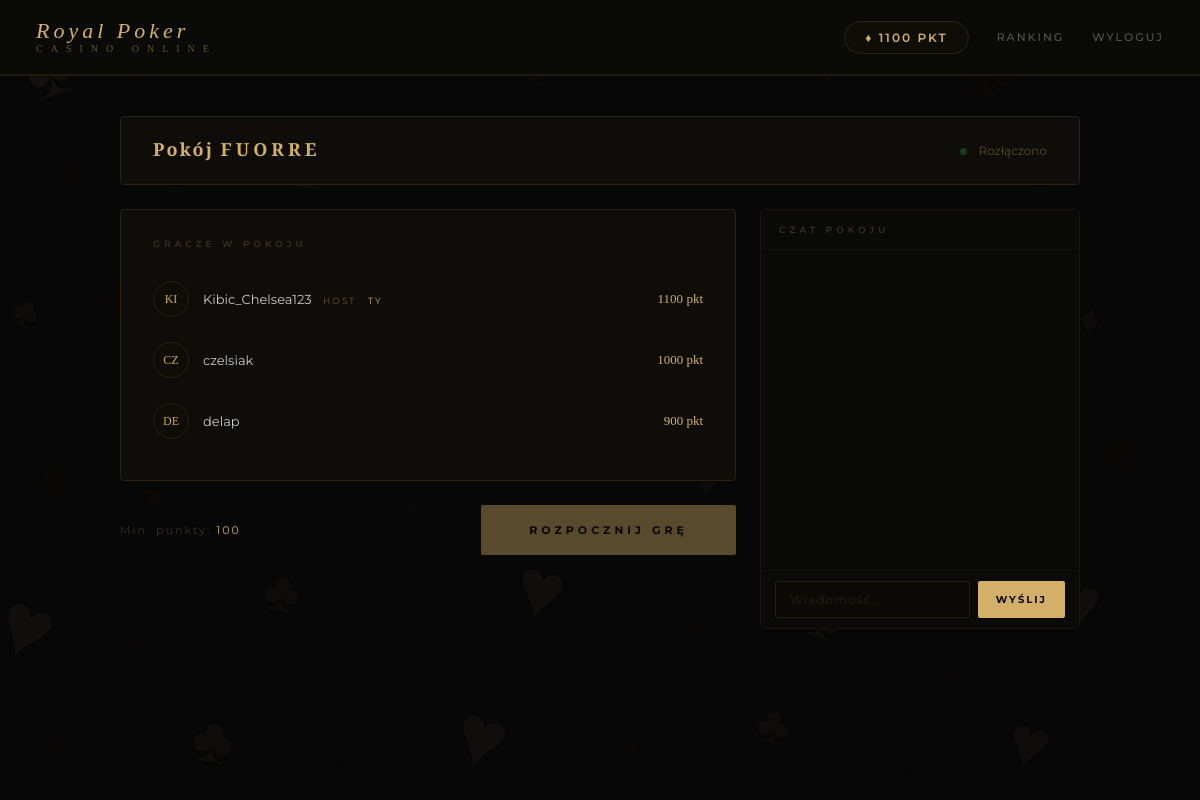
Screenshot of /lobby/pokoj/FUORRE/ (signed in) with the database file from the repository.
### accounts/models.py (models this page shows)
class Player(AbstractUser):
    points = models.IntegerField(default=1000)
    groups = models.ManyToManyField(
        'auth.Group',
        blank=True,
        related_name='player_set'
    )
    user_permissions = models.ManyToManyField(
        'auth.Permission',
        blank=True,
        related_name='player_set'
    )

### lobby/models.py (models this page shows, shortened)
class Room(models.Model):
    kod = models.CharField(max_length=6, unique=True)
    host = models.ForeignKey(Player, on_delete=models.CASCADE, related_name='hosted_rooms')
    gracze = models.ManyToManyField(Player, related_name='rooms', blank=True)
    max_graczy = models.IntegerField(default=6)
    min_punkty = models.IntegerField(default=100)
    aktywna = models.BooleanField(default=True)
    stworzona = models.DateTimeField(auto_now_add=True)

### lobby/views.py (the view)
# urls.py: path('pokoj/<str:kod>/', views.pokoj_view, name='pokoj'),
@login_required
def pokoj_view(request, kod):
    pokoj = get_object_or_404(Room, kod=kod, aktywna=True)
    gracz = Player.objects.get(pk=request.user.pk)
    if gracz not in pokoj.gracze.all():
        return redirect('dolacz')
    return render(request, 'lobby/pokoj.html', {'pokoj': pokoj})

### lobby/templates/lobby/pokoj.html (shortened to what this page needs)
{% extends 'base.html' %}
{% block content %}
<div style="max-width:960px;margin:0 auto;">
    <div class="card" style="padding:0;margin-bottom:24px;">
        <div style="padding:20px 32px;border-bottom:1px solid #111;display:flex;justify-content:space-between;align-items:center;">
            <div>
                <h2 style="font-size:18px;margin-bottom:2px;">Pokój <span style="font-family:'Playfair Display',serif;color:#d4af6a;letter-spacing:4px;">{{ pokoj.kod }}</span></h2>
            </div>
            <div style="font-size:12px;color:#5a4a28;">
                <span class="status-dot" id="status-dot"></span>
                <span id="status-tekst">Łączenie...</span>
            </div>
        </div>
    </div>
    <div class="pokoj-grid">
        <div>
            <div id="lobby">
                <div class="card" style="padding:28px 32px;">
                    <div style="font-size:9px;letter-spacing:4px;color:#3a3020;margin-bottom:20px;font-weight:600;">GRACZE W POKOJU</div>
                    <ul class="gracze-lista" id="gracze-lista">
                        {% for gracz in pokoj.gracze.all %}
                        <li class="gracz-row" data-username="{{ gracz.username }}">
                            <div class="gracz-avatar">{{ gracz.username|slice:":2"|upper }}</div>
                            <div style="flex:1;font-size:13px;color:#ccc;">
                                {{ gracz.username }}
                                {% if gracz == pokoj.host %}<span style="font-size:9px;letter-spacing:2px;color:#6a5525;margin-left:8px;">HOST</span>{% endif %}
                                {% if gracz == request.user %}<span style="font-size:9px;letter-spacing:2px;color:#d4af6a;margin-left:8px;">TY</span>{% endif %}
                            </div>
                            <div style="font-family:'Playfair Display',serif;font-size:13px;color:#d4af6a;">{{ gracz.points }} pkt</div>
                        </li>
                        {% endfor %}
                    </ul>
                </div>
                <div style="margin-top:16px;display:flex;justify-content:space-between;align-items:center;">
                    <div style="font-size:11px;color:#3a3020;letter-spacing:2px;">Min. punkty: <span style="color:#d4af6a;">{{ pokoj.min_punkty }}</span></div>
                    {% if pokoj.host == request.user %}
                    <button class="btn" id="btn-start" onclick="rozpocznijGre()" style="opacity:0.4;cursor:not-allowed;">ROZPOCZNIJ GRĘ</button>
                    {% else %}
                    <div style="font-size:11px;color:#3a3020;letter-spacing:2px;">Czekaj na hosta...</div>
                    {% endif %}
                </div>
            </div>
        </div>
        <div class="czat-box">
            <div class="czat-naglowek">CZAT POKOJU</div>
            <div class="czat-wiadomosci" id="czat-wiadomosci"></div>
            <div class="czat-input-row">
                <input type="text" id="czat-input" placeholder="Wiadomość..." maxlength="200" onkeydown="if(event.key==='Enter') wyslijCzat()">
                <button class="btn" onclick="wyslijCzat()">WYŚLIJ</button>
            </div>
        </div>
    </div>
</div>
{% endblock %}

### templates/base.html (shortened to what this page needs)
<!DOCTYPE html>
<html lang="pl">
<head>
</head>
<body>
    <div class="suits-bg">
        <span style="font-size:88px;top:2%;left:2%;opacity:.055;color:#d4af6a;transform:rotate(-18deg)">♠</span>
        <span style="font-size:44px;top:5%;left:10%;opacity:.04;color:#8b2020;transform:rotate(12deg)">♥</span>
        <span style="font-size:26px;top:3%;left:20%;opacity:.03;color:#d4af6a;transform:rotate(-5deg)">♦</span>
        <span style="font-size:60px;top:1%;left:32%;opacity:.035;color:#8b2020;transform:rotate(22deg)">♣</span>
        <span style="font-size:32px;top:7%;left:44%;opacity:.025;color:#d4af6a;transform:rotate(-10deg)">♠</span>
        <span style="font-size:70px;top:2%;left:56%;opacity:.04;color:#8b2020;transform:rotate(8deg)">♥</span>
        <span style="font-size:38px;top:6%;left:68%;opacity:.03;color:#d4af6a;transform:rotate(-20deg)">♦</span>
        <span style="font-size:95px;top:1%;left:80%;opacity:.055;color:#8b2020;transform:rotate(15deg)">♣</span>
        <span style="font-size:28px;top:4%;left:92%;opacity:.03;color:#d4af6a;transform:rotate(-8deg)">♠</span>
        <span style="font-size:50px;top:18%;left:5%;opacity:.035;color:#8b2020;transform:rotate(25deg)">♦</span>
        <span style="font-size:22px;top:22%;left:14%;opacity:.025;color:#d4af6a;transform:rotate(-14deg)">♣</span>
        <span style="font-size:75px;top:15%;left:24%;opacity:.04;color:#d4af6a;transform:rotate(6deg)">♠</span>
        <span style="font-size:34px;top:20%;left:38%;opacity:.03;color:#8b2020;transform:rotate(-22deg)">♥</span>
        <span style="font-size:55px;top:16%;left:50%;opacity:.035;color:#d4af6a;transform:rotate(18deg)">♦</span>
        <span style="font-size:24px;top:24%;left:62%;opacity:.025;color:#8b2020;transform:rotate(-9deg)">♣</span>
        <span style="font-size:80px;top:14%;left:72%;opacity:.045;color:#d4af6a;transform:rotate(12deg)">♥</span>
        <span style="font-size:36px;top:19%;left:86%;opacity:.03;color:#8b2020;transform:rotate(-16deg)">♠</span>
        <span style="font-size:42px;top:36%;left:1%;opacity:.03;color:#d4af6a;transform:rotate(20deg)">♣</span>
        <span style="font-size:66px;top:32%;left:8%;opacity:.04;color:#8b2020;transform:rotate(-11deg)">♦</span>
        <span style="font-size:28px;top:40%;left:18%;opacity:.025;color:#d4af6a;transform:rotate(7deg)">♠</span>
        <span style="font-size:85px;top:30%;left:28%;opacity:.045;color:#8b2020;transform:rotate(-24deg)">♥</span>
        <span style="font-size:30px;top:38%;left:42%;opacity:.025;color:#d4af6a;transform:rotate(13deg)">♦</span>
        <span style="font-size:58px;top:33%;left:54%;opacity:.038;color:#8b2020;transform:rotate(-7deg)">♣</span>
        <span style="font-size:22px;top:42%;left:66%;opacity:.022;color:#d4af6a;transform:rotate(19deg)">♠</span>
        <span style="font-size:72px;top:29%;left:76%;opacity:.042;color:#8b2020;transform:rotate(-13deg)">♥</span>
        <span style="font-size:40px;top:37%;left:90%;opacity:.03;color:#d4af6a;transform:rotate(9deg)">♦</span>
        <span style="font-size:62px;top:55%;left:3%;opacity:.038;color:#8b2020;transform:rotate(-17deg)">♠</span>
        <span style="font-size:30px;top:60%;left:12%;opacity:.025;color:#d4af6a;transform:rotate(14deg)">♥</span>
        <span style="font-size:48px;top:52%;left:22%;opacity:.032;color:#8b2020;transform:rotate(-6deg)">♣</span>
        <span style="font-size:20px;top:62%;left:34%;opacity:.022;color:#d4af6a;transform:rotate(21deg)">♦</span>
        <span style="font-size:78px;top:50%;left:44%;opacity:.042;color:#8b2020;transform:rotate(-15deg)">♠</span>
        <span style="font-size:36px;top:58%;left:58%;opacity:.028;color:#d4af6a;transform:rotate(10deg)">♥</span>
        <span style="font-size:54px;top:53%;left:70%;opacity:.035;color:#8b2020;transform:rotate(-22deg)">♦</span>
        <span style="font-size:26px;top:63%;left:82%;opacity:.022;color:#d4af6a;transform:rotate(16deg)">♣</span>
        <span style="font-size:68px;top:51%;left:92%;opacity:.04;color:#8b2020;transform:rotate(-8deg)">♠</span>
        <span style="font-size:90px;top:72%;left:0%;opacity:.05;color:#d4af6a;transform:rotate(22deg)">♥</span>
        <span style="font-size:38px;top:78%;left:11%;opacity:.03;color:#8b2020;transform:rotate(-12deg)">♦</span>
        <span style="font-size:56px;top:70%;left:22%;opacity:.036;color:#d4af6a;transform:rotate(8deg)">♣</span>
        <span style="font-size:24px;top:80%;left:33%;opacity:.022;color:#8b2020;transform:rotate(-18deg)">♠</span>
        <span style="font-size:82px;top:68%;left:43%;opacity:.046;color:#d4af6a;transform:rotate(14deg)">♥</span>
        <span style="font-size:32px;top:76%;left:57%;opacity:.026;color:#8b2020;transform:rotate(-5deg)">♦</span>
        <span style="font-size:60px;top:73%;left:67%;opacity:.038;color:#d4af6a;transform:rotate(20deg)">♣</span>
        <span style="font-size:28px;top:82%;left:79%;opacity:.022;color:#8b2020;transform:rotate(-10deg)">♠</span>
        <span style="font-size:76px;top:70%;left:88%;opacity:.044;color:#d4af6a;transform:rotate(6deg)">♥</span>
        <span style="font-size:46px;top:90%;left:4%;opacity:.03;color:#8b2020;transform:rotate(-20deg)">♦</span>
        <span style="font-size:64px;top:88%;left:16%;opacity:.038;color:#d4af6a;transform:rotate(11deg)">♣</span>
        <span style="font-size:22px;top:93%;left:28%;opacity:.02;color:#8b2020;transform:rotate(-7deg)">♠</span>
        <span style="font-size:86px;top:86%;left:38%;opacity:.048;color:#d4af6a;transform:rotate(17deg)">♥</span>
        <span style="font-size:34px;top:91%;left:52%;opacity:.026;color:#8b2020;transform:rotate(-13deg)">♦</span>
        <span style="font-size:52px;top:87%;left:63%;opacity:.033;color:#d4af6a;transform:rotate(9deg)">♣</span>
        <span style="font-size:26px;top:94%;left:75%;opacity:.02;color:#8b2020;transform:rotate(-21deg)">♠</span>
        <span style="font-size:70px;top:88%;left:84%;opacity:.04;color:#d4af6a;transform:rotate(15deg)">♥</span>
    </div>
    <nav>
        <a href="/" class="nav-logo">Royal Poker<span>CASINO ONLINE</span></a>
        <div class="nav-links">
            {% if user.is_authenticated %}
                <span class="nav-points">♦ {{ user.points }} PKT</span>
                <a href="/ranking/">RANKING</a>
                <a href="/accounts/logout/">WYLOGUJ</a>
            {% else %}
                <a href="/accounts/login/">LOGOWANIE</a>
                <a href="/accounts/register/">REJESTRACJA</a>
            {% endif %}
        </div>
    </nav>
    <div class="container">
        {% block content %}{% endblock %}
    </div>
</body>
</html>

### templates/base.html (style rules this page uses)
* { margin: 0; padding: 0; box-sizing: border-box; }
body { background-color: #070707; color: #f0e6d3; font-family: 'Montserrat', sans-serif; min-height: 100vh; }
nav { background: #0a0a08; border-bottom: 2px solid #1f1a0a; padding: 20px 36px; display: flex; justify-content: space-between; align-items: center; position: relative; z-index: 3; }
.nav-logo { font-family: 'Playfair Display', serif; font-size: 22px; color: #d4af6a; letter-spacing: 4px; font-style: italic; line-height: 1; text-decoration: none; }
.nav-logo span { font-style: normal; font-size: 10px; letter-spacing: 8px; display: block; color: #6a5525; margin-top: 2px; }
.nav-links { display: flex; align-items: center; gap: 28px; }
.nav-links a { font-size: 11px; color: #555; letter-spacing: 2px; cursor: pointer; font-weight: 500; text-decoration: none; transition: color 0.2s; }
.nav-points { font-size: 12px; color: #d4af6a; letter-spacing: 2px; border: 1px solid #2e2510; padding: 8px 20px; border-radius: 30px; background: #0f0d07; font-weight: 600; }
.container { max-width: 1000px; margin: 40px auto; padding: 0 20px; position: relative; z-index: 2; }
.card { background: #0f0d09; border: 1px solid #2a220e; border-radius: 4px; padding: 40px; margin-bottom: 24px; }
h1, h2 { font-family: 'Playfair Display', serif; color: #d4af6a; margin-bottom: 20px; letter-spacing: 2px; }
.btn { font-family: 'Montserrat', sans-serif; font-size: 11px; font-weight: 700; letter-spacing: 4px; padding: 18px 48px; border-radius: 2px; cursor: pointer; background: #d4af6a; color: #080808; border: none; text-decoration: none; display: inline-block; transition: opacity 0.2s; }
input[type="text"], input[type="password"] { width: 100%; background: #0c0a06; border: 1px solid #241e0c; color: #d4af6a; padding: 15px 18px; font-family: 'Montserrat', sans-serif; font-size: 13px; letter-spacing: 1px; box-sizing: border-box; outline: none; border-radius: 2px; transition: border-color 0.2s; margin-bottom: 22px; }
input[type="text"]::placeholder, input[type="password"]::placeholder { color: #2a2010; }
.suits-bg { position: fixed; top: 0; left: 0; right: 0; bottom: 0; z-index: 0; pointer-events: none; overflow: hidden; }
.suits-bg span { position: absolute; font-family: 'Playfair Display', serif; user-select: none; }

### lobby/templates/lobby/pokoj.html (style rules this page uses)
.pokoj-grid { display: grid; grid-template-columns: 1fr 320px; gap: 24px; }
.gracze-lista { list-style: none; }
.gracz-row { display: flex; align-items: center; gap: 14px; padding: 12px 0; border-bottom: 1px solid #0d0d0d; }
.gracz-avatar { width: 36px; height: 36px; border-radius: 50%; background: #0f0d08; border: 1px solid #2a220e; display: flex; align-items: center; justify-content: center; font-family: 'Playfair Display', serif; font-size: 12px; color: #c9a84c; flex-shrink: 0; }
.czat-box { background: #0a0a08; border: 1px solid #1a1408; border-radius: 4px; display: flex; flex-direction: column; height: 420px; }
.czat-naglowek { padding: 14px 18px; border-bottom: 1px solid #111; font-size: 9px; letter-spacing: 4px; color: #3a3020; font-weight: 600; }
.czat-wiadomosci { flex: 1; overflow-y: auto; padding: 14px 18px; display: flex; flex-direction: column; gap: 10px; }
.czat-input-row { padding: 10px 14px; border-top: 1px solid #111; display: flex; gap: 8px; }
.czat-input-row input { flex: 1; margin-bottom: 0; padding: 10px 14px; font-size: 12px; }
.czat-input-row button { padding: 10px 18px; font-size: 10px; letter-spacing: 2px; }
.status-dot { width: 7px; height: 7px; border-radius: 50%; background: #1a3a1a; display: inline-block; margin-right: 8px; transition: background 0.3s; }

### rows the page displays
Player: points "1100", username "KI", username "Kibic_Chelsea123", shows "HOST", shows "TY"
Room: kod "FUORRE", min_punkty "100"
Player: username "CZ", username "czelsiak", points "1000"
Player: username "DE", username "delap", points "900"
